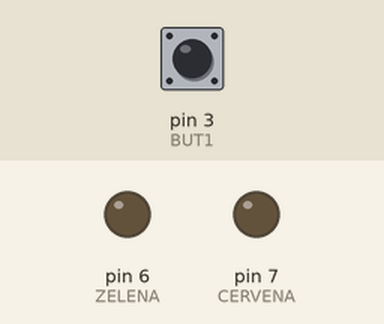
A sketch run on a simulated Arduino Uno, built with avr-gcc and run on an emulated ATmega328P. Shown: output pins drawn as LEDs (lit = HIGH). Inputs (shaded band) come from the test bench; at power-on: pin 3 (BUT1) HIGH.

Above: at 1.2 s.
1.3 s: pin 3 (BUT1) pulled LOW for 0.15 s
At 2.5 s:
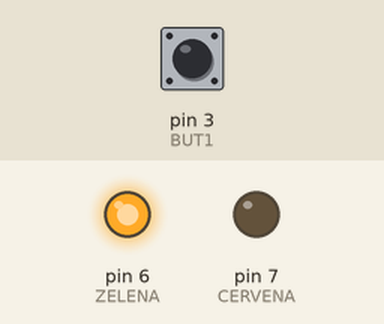
2.9 s: pin 3 (BUT1) pulled LOW for 1 s
At 3.8 s:
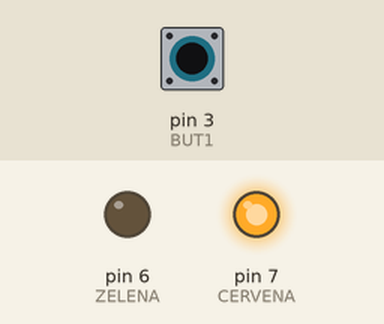
5.4 s: pin 3 (BUT1) pulled LOW for 0.15 s
At 5.7 s:
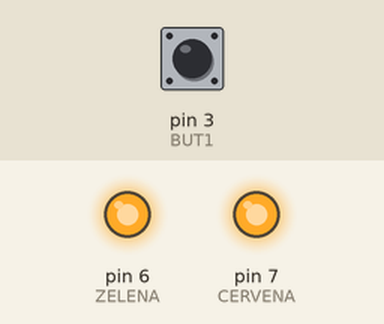
7.0 s: pin 3 (BUT1) pulled LOW for 3.2 s
At 8.1 s:
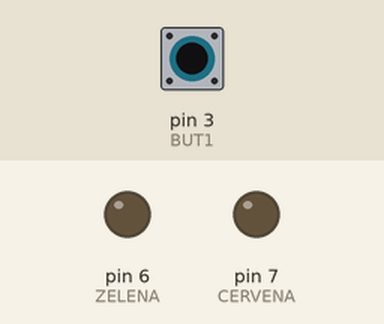
Timing chart, 0 to 10.0 s (numbered marks = the images above; inputs shaded):
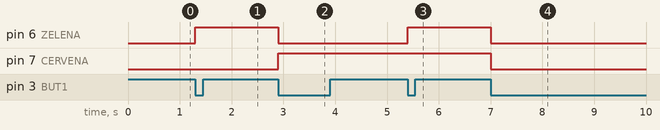

Measured:
- after the input at 1.3 s, pin 6 (ZELENA): LOW → HIGH at once
- after the input at 2.9 s, pin 6 (ZELENA): HIGH → LOW at once; pin 7 (CERVENA): LOW → HIGH at once
- after the input at 5.4 s, pin 6 (ZELENA): LOW → HIGH at once
- after the input at 7.0 s, pin 6 (ZELENA), pin 7 (CERVENA): HIGH → LOW at once

The sketch:

three.ino
```cpp
const int CERVENA = 7;
const int ZELENA = 6;
const int BUT1 = 3;
const int BUT2 = 4;
int DELAY = 100;

void setup() {
  pinMode(BUT1, INPUT_PULLUP);
  pinMode(BUT2, INPUT_PULLUP);
  pinMode(CERVENA, OUTPUT);
  pinMode(ZELENA, OUTPUT);
}

void rozsvit(int barva) {
  digitalWrite(barva, HIGH);
}

void zhasni(int barva) {
  digitalWrite(barva, LOW);
}

void loop() {
  while (digitalRead(BUT1) == HIGH) {};
  rozsvit(ZELENA);
  delay(DELAY);
  while(digitalRead(BUT1) == LOW) {};
  delay(DELAY);
  while (digitalRead(BUT1) == HIGH) {};
  zhasni(ZELENA);
  rozsvit(CERVENA);
  delay(DELAY);
  while(digitalRead(BUT1) == LOW) {};
  delay(DELAY);
  while (digitalRead(BUT1) == HIGH) {};
  rozsvit(CERVENA);
  rozsvit(ZELENA);
  delay(DELAY);
  while(digitalRead(BUT1) == LOW) {};
  delay(DELAY);
  while (digitalRead(BUT1) == HIGH) {};
  zhasni(ZELENA);
  zhasni(CERVENA);
  delay(DELAY);
  while(digitalRead(BUT1) == LOW) {};
  delay(DELAY);

}
```
